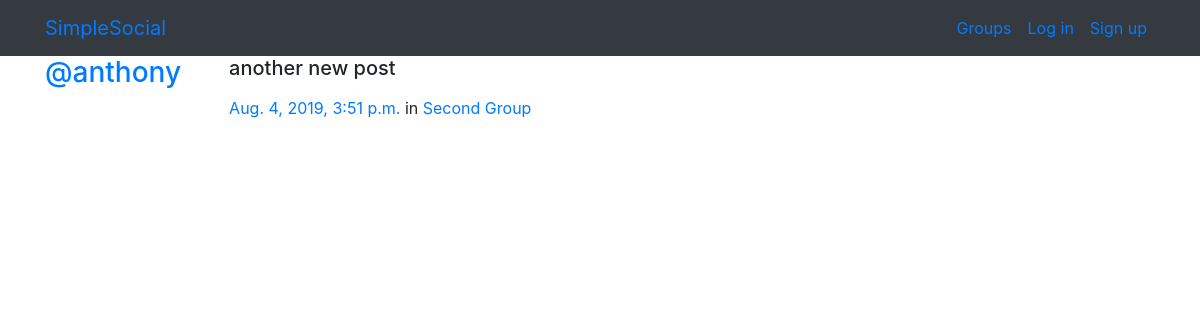
The page /posts/by/anthony/5/ on the database its author committed.
### posts/models.py (models this page shows, shortened)
class Post(models.Model):
    user = models.ForeignKey(User, related_name="posts",on_delete=models.CASCADE)
    created_at = models.DateTimeField(auto_now=True)
    message = models.TextField()
    message_html = models.TextField(editable=False)
    group = models.ForeignKey(Group, related_name="posts",null=True, blank=True,on_delete=models.CASCADE)
    class Meta:
        ordering = ["-created_at"]
        unique_together = ["user", "message"]

### groups/models.py (models this page shows, shortened)
class Group(models.Model):
    name = models.CharField(max_length = 255, unique = True)
    slug = models.SlugField(allow_unicode=True, unique = True)
    description = models.TextField(blank=True,default= '')
    description_html = models.TextField(editable=False, default='',blank=True )
    members = models.ManyToManyField(User, through= 'GroupMember')
    class Meta:
        ordering = ['name']

### posts/views.py (the view)
# urls.py: path("by/<username>/<int:pk>/",views.PostDetail.as_view(),name="single"),
class PostDetail(SelectRelatedMixin, DetailView):
    model = Post
    select_related = ('user','group')
    def get_queryset(self):
        queryset = super().get_queryset()
        return queryset.filter(user__username__iexact = self.kwargs.get('username'))

### posts/templates/posts/post_detail.html
{% extends "posts/post_base.html" %}
{% block post_content %}
    {% include "posts/_post.html" %}
{% endblock %}

### posts/templates/posts/_post.html (shortened to what this page needs)
    <div class="media">
        <h3 class="mr-5"><a href="{% url 'posts:for_user' username=post.user.username %}">@{{ post.user.username }}</a></h3>
        <div class="media-body">
            <h5>{{ post.message_html|safe }}</h5>
                <time class="time"><a href="{% url 'posts:single' username=post.user.username pk=post.pk %}">{{ post.created_at }}</a></time>
                {% if post.group %}
                <span class="group-name">in <a href="{% url 'groups:single' slug=post.group.slug %}">{{ post.group.name }}</a></span>
                {% endif %}
        </div>
    </div>

### rows shown on the page
Post: user.username "anthony", message_html "another new post", created_at "Aug. 4, 2019, 3:51 p.m.", group.name "Second Group"
